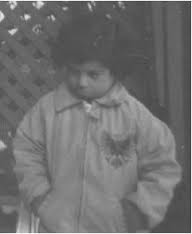
#> input picture pout.tif, 192 x 234 px
$ python pratica2.py   (Python 2 division)   (older library calls are emulated)
#> lines starting #> are read from the running program, lines starting #| are printed output that depends on the picture
import cv2
import numpy as np

# This file is about intensity transformation in a image.
# I will use three functions for that, negative to show a negative imagem,
# e logarithmic and exponential to increase or decrease the constrast.


img = cv2.imread("pout.tif", 0)
#> img is the input picture: shape (234, 192); min 61, max 255, mean 111.9
#img = cv2.imread("negative.jpeg") #Colorful Image
cv2.imshow("Image", img)
#cv2.waitKey(0)

def negative(r, L):
    return L - 1 - r

def logarithmic(r, c):
    return c*np.log(1+r)

def exponential(r, c, gama):
    return c*r**gama

def transformation(image):
    lines, cols = image.shape #get the quantity of lines and columns of the image
#> lines = 234; cols = 192
    #s = np.zeros((lines, cols), dtype=np.int) #Create a matrix of zeros in the same dimension of the passed image by parameter -> FAIL
    s = image
    L = 256 - 1
    c = 1
    gama = 0.8

    for i, row in enumerate(image):
        for j, col in enumerate(row):
            r = image[i][j]
            s[i][j] = negative(r, L)
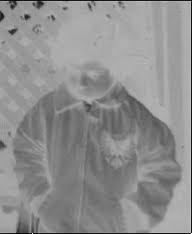
#> s: shape (234, 192); min 0, max 255, mean 142.1
            #s[i][j] = logarithmic(r, c)
            #s[i][j] = exponential(r, c, gama) #lambda is a reserved word in python


    return s

def colorfulTransformation(image):
    lines, cols, colors = image.shape #get the quantity of lines, columns and colors of the image
    #s = np.zeros((lines, cols, colors), dtype=np.int) #Create a matrix of zeros in the same dimension of the passed image by parameter -> FAIL
    s = image
    L = 65536 #16 bits image
    c = 1
    gama = 0.7

    for i, row in enumerate(image):
        for j, col in enumerate(row):
            for k, cor in enumerate(col):
                r = image[i][j][k]
                s[i][j][k] = negative(r, L)
                #s[i][j][k] = logarithmic(r, c)
                #s[i][j][k] = exponential(r, c, gama) #lambda is a reserved word in python

    return s

img2 = transformation(img)
cv2.imshow("Transformed Image", img)
cv2.waitKey(0)

print img
#> (printed output is left out)
